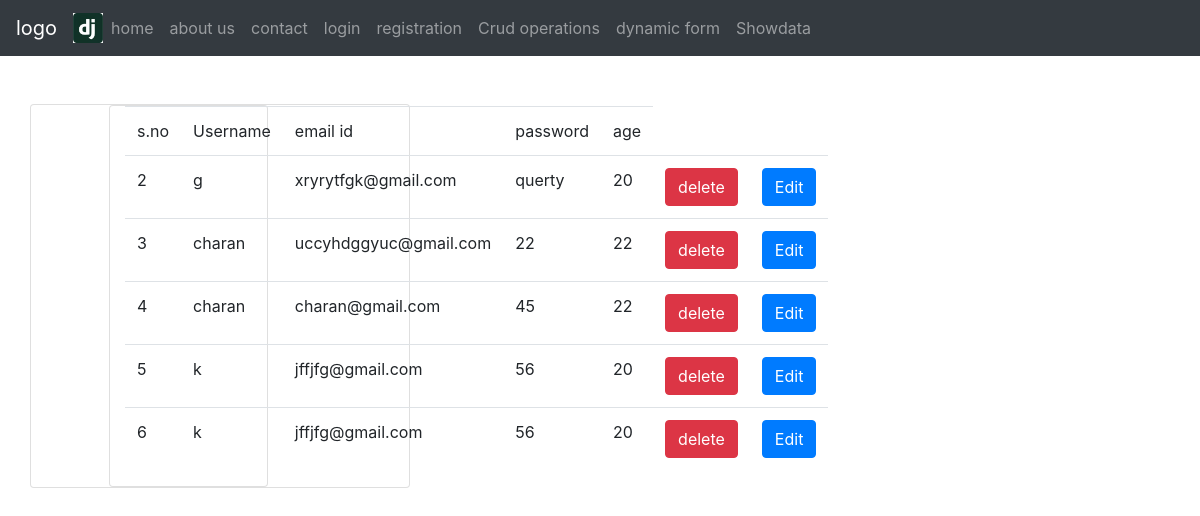
Screenshot of /shw/ with the database file from the repository.
### Emp/models.py (models this page shows)
class UsrRg(models.Model):
	username=models.CharField(max_length=120)
	password=models.CharField(max_length=120)
	email=models.CharField(max_length=120)
	age=models.IntegerField(default=10)

### Emp/views.py (the view)
# urls.py: path('shw/',views.showinfo,name="sh"),
def showinfo(request):
	data=UsrRg.objects.all()
	return render(request,'html/showdata.html',{'info':data})

### Emp/templates/html/showdata.html (shortened to what this page needs)
{% extends 'html/header.html' %}
 {% block content %}
 <div class="container">
 	<div class ="row">
 		<div class="card col-md-4 mt-5"><div class="container">
<div class="card col-md-6 mx-5">
 			<table class="table">
 			<tr>
 				<td>s.no</td>
 				<td>Username</td>
 				<td>email id</td>
 				<td>password</td>
 				<td>age</td>
 			</tr>
 				{% for i in info %}
                  <tr>
                  	<td>{{i.id}}</td>
 				    <td>{{i.username}}</td>
 				    <td>{{i.email}}</td>
 				    <td>{{i.password}}</td>
 				    <td>{{i.age}}</td>
 				    <td><a href="{% url 'infodelete' i.id %}"class="btn btn-danger">delete</a></td>
 					<td><a href="{% url 'ue' i.id %}" class="btn btn-primary btn-block">Edit</a>
 				</td>
 			</tr>
 				{% endfor %}
 			</table>
 		</div>
 	</div>
 </div>
 {% endblock %}

### Emp/templates/html/header.html (shortened to what this page needs)
{% load static %}
<!DOCTYPE html>
<html lang="en">
<head>
  <link rel="stylesheet" href="{% static 'css/bootstrap.min.css' %}">
</head>
<body>
	{% include 'html/navbar.html' %}
	{% block content %}
	{% endblock %}
</body>
</html>

### Emp/templates/html/navbar.html (shortened to what this page needs)
{% load static %}
<nav class="navbar navbar-expand-sm bg-dark navbar-dark">
  <a class="navbar-brand" href="{% url 'hm' %}">logo</a>
  <image src="{% static 'images/brand.jpg' %}" width="30px">
  <ul class="navbar-nav">
    <li class="nav-item">
      <a class="nav-link" href="{% url 'hm' %}">home</a>
    </li>
    <li class="nav-item">
      <a class="nav-link" href="{% url 'ab' %}">about us</a>
    </li>
    <li class="nav-item">
      <a class="nav-link" href="{% url 'co' %}">contact</a>
    </li>
    <li class="nav-item">
      <a class="nav-link" href="{% url 'lg' %}">login</a>
    </li>
    <li class="nav-item">
      <a class="nav-link" href="{% url 'rg' %}">registration</a>
    </li>
    <li class="nav-item">
      <a class="nav-link" href="{% url 'na' %}">Crud operations</a>
    </li>
    <li class="nav-item">
      <a class="nav-link" href="{% url 'dff' %}">dynamic form</a>
    </li>
    <li class="nav-item">
      <a class="nav-link" href="{% url 'sh' %}">Showdata</a>
    </li>
  </ul>
</nav>

### rows the page displays
UsrRg: id "2", username "g", email "xryrytfgk@gmail.com", password "querty", age "20"
UsrRg: id "3", username "charan", email "uccyhdggyuc@gmail.com", password "22", age "22"
UsrRg: id "4", username "charan", email "charan@gmail.com", password "45", age "22"
UsrRg: id "5", username "k", email "jffjfg@gmail.com", password "56", age "20"
UsrRg: id "6", username "k", email "jffjfg@gmail.com", password "56", age "20"
